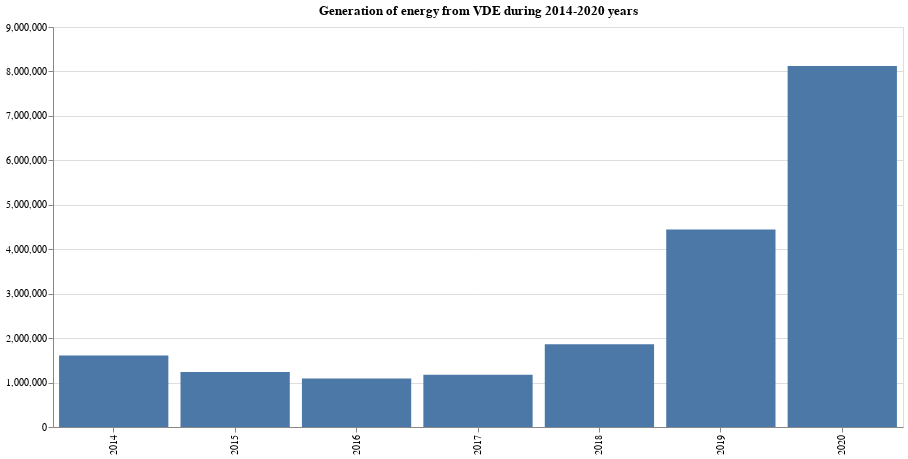

Notebook source saved alongside this figure:
### Code cell
chart_generator(task1_df, 'VDE')

### Figure 1 — Vega-Lite specification as saved in the notebook (floating-point values rounded to 4 significant figures)
{"config": {"view": {"continuousWidth": 400, "continuousHeight": 300}}, "data": {"name": "data-ecdcd649c28172410a9a615c1ea69b46"}, "mark": "bar", "encoding": {"x": {"type": "nominal", "field": "Час/Дата", "title": ""}, "y": {"type": "quantitative", "field": "VDE", "title": ""}}, "height": 400, "title": {"text": "Generation of energy from VDE during 2014-2020 years"}, "width": 850, "$schema": "https://vega.github.io/schema/vega-lite/v4.8.1.json", "datasets": {"data-ecdcd649c28172410a9a615c1ea69b46": [{"Час/Дата": "2014", "AES": 88204418, "TEC": 14684731, "VDE": 1606386, "TES": 68605877, "GES": 7991000.0, "GAES_GEN": 839842, "CONSUMPTION": 172595823, "GAES_PUMP": -1138000.0, "UK_BLR_RUS": -2597000.0, "UK_EURO": -4945000.0, "UK_MLD": -654700.0, "Unnamed: 12": 0.0, "Unnamed: 13": 0.0}, {"Час/Дата": "2015", "AES": 87413763, "TEC": 12041074, "VDE": 1234936, "TES": 50259819, "GES": 4964000.0, "GAES_GEN": 1554857, "CONSUMPTION": 148380125, "GAES_PUMP": -2116000.0, "UK_BLR_RUS": 1986000.0, "UK_EURO": -3623000.0, "UK_MLD": 52190.0, "Unnamed: 12": 0.0, "Unnamed: 13": 0.0}, {"Час/Дата": "2016", "AES": 80762094, "TEC": 12841033, "VDE": 1093190, "TES": 49879543, "GES": 7114000.0, "GAES_GEN": 1621377, "CONSUMPTION": 145108274, "GAES_PUMP": -2180000.0, "UK_BLR_RUS": -299500.0, "UK_EURO": -3983000.0, "UK_MLD": 45210.0, "Unnamed: 12": 0.0, "Unnamed: 13": 0.0}, {"Час/Дата": "2017", "AES": 85314258, "TEC": 12208062, "VDE": 1177032, "TES": 44945303, "GES": 8532000.0, "GAES_GEN": 1575099, "CONSUMPTION": 145483538, "GAES_PUMP": -2139000.0, "UK_BLR_RUS": -315500.0, "UK_EURO": -4039000.0, "UK_MLD": -1154000.0, "Unnamed: 12": 0.0, "Unnamed: 13": 0.0}, {"Час/Дата": "2018", "AES": 84351328, "TEC": 12261018, "VDE": 1863726, "TES": 47747092, "GES": 10070000.0, "GAES_GEN": 1564867, "CONSUMPTION": 149131882, "GAES_PUMP": -2119000.0, "UK_BLR_RUS": -433200.0, "UK_EURO": -5211000.0, "UK_MLD": -965800.0, "Unnamed: 12": 0.0, "Unnamed: 13": 0.0}, {"Час/Дата": "2019", "AES": 83098265, "TEC": 12251850, "VDE": 4441801, "TES": 44877587, "GES": 6422000.0, "GAES_GEN": 1323192, "CONSUMPTION": 146253834, "GAES_PUMP": -1820000.0, "UK_BLR_RUS": 562100.0, "UK_EURO": -4280000.0, "UK_MLD": -623500.0, "Unnamed: 12": 0.0, "Unnamed: 13": 0.0}, {"Час/Дата": "2020", "AES": 76210883, "TEC": 14536545, "VDE": 8124734, "TES": 39504024, "GES": 5999000.0, "GAES_GEN": 1561564, "CONSUMPTION": 140720453, "GAES_PUMP": -2139000.0, "UK_BLR_RUS": -638700.0, "UK_EURO": -2301000.0, "UK_MLD": -137300.0, "Unnamed: 12": 0.0, "Unnamed: 13": 0.0}]}}
